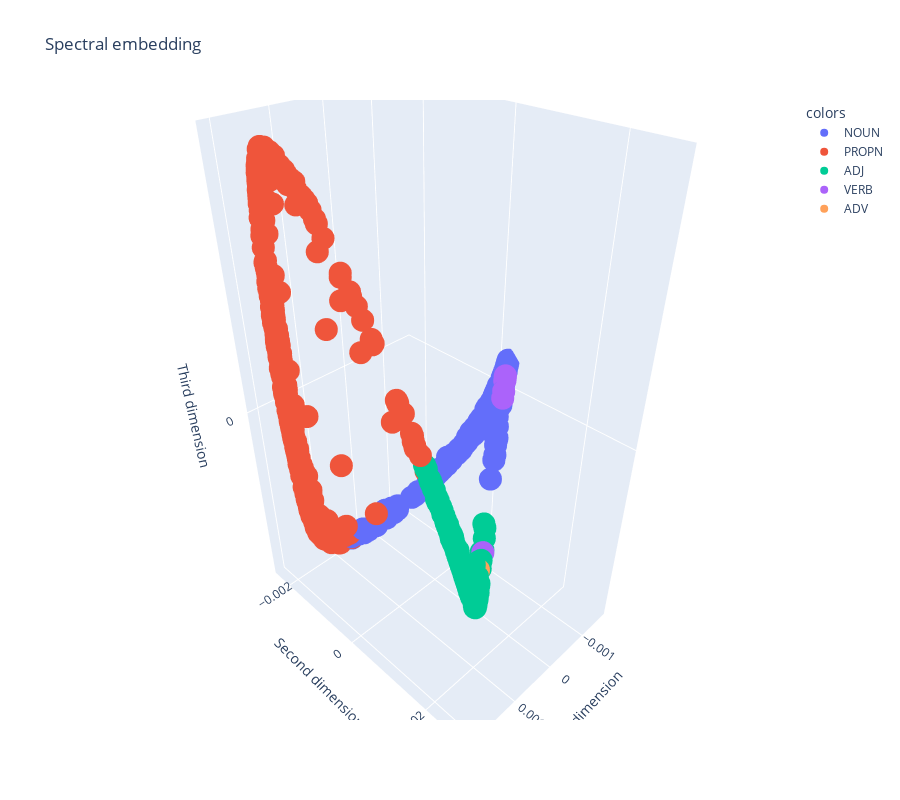

This figure's notebook cell:
### Code cell
fig = px.scatter_3d(df_6, x="First dimension", y="Second dimension", z="Third dimension", color="colors", hover_name="word", height=800, size_max=2, title="Spectral embedding")
fig.show()

### Figure 1 — Plotly figure (JSON) as saved in the notebook; plotly's stock layout.template omitted (floating-point values rounded to 4 significant figures; data arrays with more than 128 entries replaced by an {"elided": "..."} marker saying what was removed)
{"data": [{"hovertemplate": "<b>%{hovertext}</b><br><br>colors=NOUN<br>First dimension=%{x}<br>Second dimension=%{y}<br>Third dimension=%{z}<extra></extra>", "hovertext": {"elided": "1044 str values"}, "legendgroup": "NOUN", "marker": {"color": "#636efa", "symbol": "circle"}, "mode": "markers", "name": "NOUN", "scene": "scene", "showlegend": true, "type": "scatter3d", "x": {"elided": "1044 float values"}, "y": {"elided": "1044 float values"}, "z": {"elided": "1044 float values"}}, {"hovertemplate": "<b>%{hovertext}</b><br><br>colors=PROPN<br>First dimension=%{x}<br>Second dimension=%{y}<br>Third dimension=%{z}<extra></extra>", "hovertext": {"elided": "559 str values"}, "legendgroup": "PROPN", "marker": {"color": "#EF553B", "symbol": "circle"}, "mode": "markers", "name": "PROPN", "scene": "scene", "showlegend": true, "type": "scatter3d", "x": {"elided": "559 float values"}, "y": {"elided": "559 float values"}, "z": {"elided": "559 float values"}}, {"hovertemplate": "<b>%{hovertext}</b><br><br>colors=ADJ<br>First dimension=%{x}<br>Second dimension=%{y}<br>Third dimension=%{z}<extra></extra>", "hovertext": {"elided": "353 str values"}, "legendgroup": "ADJ", "marker": {"color": "#00cc96", "symbol": "circle"}, "mode": "markers", "name": "ADJ", "scene": "scene", "showlegend": true, "type": "scatter3d", "x": {"elided": "353 float values"}, "y": {"elided": "353 float values"}, "z": {"elided": "353 float values"}}, {"hovertemplate": "<b>%{hovertext}</b><br><br>colors=VERB<br>First dimension=%{x}<br>Second dimension=%{y}<br>Third dimension=%{z}<extra></extra>", "hovertext": ["attack", "attack", "attack", "attack", "attack", "liberal", "attack", "man", "jail", "arrest", "arrest", "bomb", "attack", "attack", "arrest", "bomb", "gun", "black", "attack"], "legendgroup": "VERB", "marker": {"color": "#ab63fa", "symbol": "circle"}, "mode": "markers", "name": "VERB", "scene": "scene", "showlegend": true, "type": "scatter3d", "x": [-0.001398, -0.0014, -0.001364, -0.001364, -0.001364, -0.001072, -0.001414, 0.001295, -0.001438, -0.001394, -0.00136, -0.001412, -0.00143, -0.001435, -0.001395, -0.001524, -0.001365, -0.001174, -0.001419], "y": [0.0003838, 0.0003846, 0.0004105, 0.0004109, 0.0004106, 0.0006179, 0.0003743, 0.002324, 0.0003507, 0.0003853, 0.0004101, 0.0003713, 0.0003611, 0.000357, 0.0003868, 0.0002931, 0.0004045, 0.0005486, 0.0003696], "z": [0.0003945, 0.0004062, 0.0003888, 0.0003893, 0.0003888, 0.0002284, 0.0004112, -0.0006526, 0.0003944, 0.0003853, 0.0003723, 0.0003933, 0.0004137, 0.0004154, 0.0003962, 0.0004529, 0.0003617, 0.0002934, 0.0004137]}, {"hovertemplate": "<b>%{hovertext}</b><br><br>colors=ADV<br>First dimension=%{x}<br>Second dimension=%{y}<br>Third dimension=%{z}<extra></extra>", "hovertext": ["straight"], "legendgroup": "ADV", "marker": {"color": "#FFA15A", "symbol": "circle"}, "mode": "markers", "name": "ADV", "scene": "scene", "showlegend": true, "type": "scatter3d", "x": [0.001586], "y": [0.002498], "z": [-0.0006806]}], "layout": {"height": 800, "legend": {"title": {"text": "colors"}, "tracegroupgap": 0}, "scene": {"domain": {"x": [0, 1], "y": [0, 1]}, "xaxis": {"title": {"text": "First dimension"}}, "yaxis": {"title": {"text": "Second dimension"}}, "zaxis": {"title": {"text": "Third dimension"}}}, "title": {"text": "Spectral embedding"}}}
